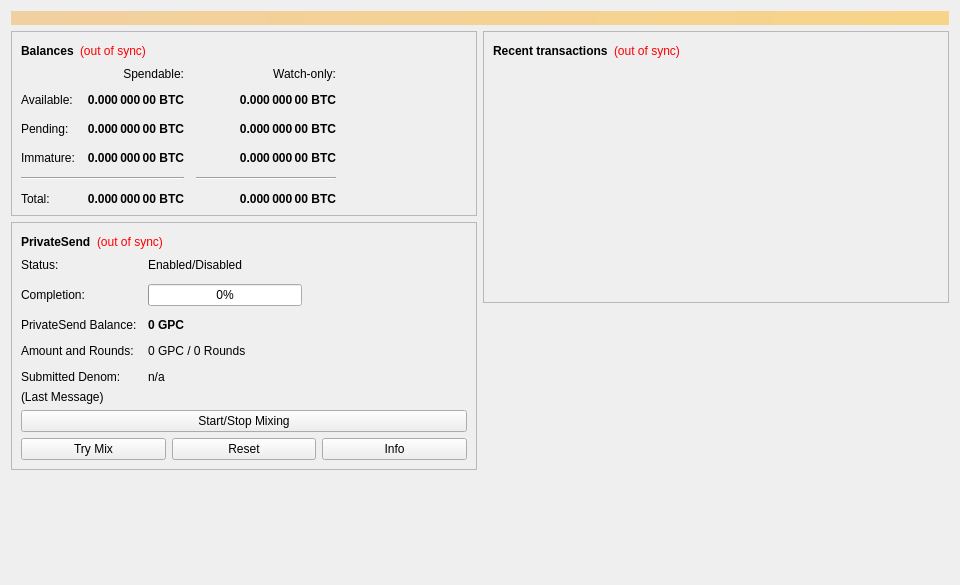
<?xml version="1.0" encoding="UTF-8"?>
<ui version="4.0">
 <class>OverviewPage</class>
 <widget class="QWidget" name="OverviewPage">
  <property name="geometry">
   <rect>
    <x>0</x>
    <y>0</y>
    <width>960</width>
    <height>585</height>
   </rect>
  </property>
  <property name="minimumSize">
   <size>
    <width>960</width>
    <height>0</height>
   </size>
  </property>
  <property name="windowTitle">
   <string>Form</string>
  </property>
  <layout class="QVBoxLayout" name="topLayout">
   <item>
    <widget class="QLabel" name="labelAlerts">
     <property name="visible">
      <bool>false</bool>
     </property>
     <property name="styleSheet">
      <string notr="true">background-color: qlineargradient(x1: 0, y1: 0, x2: 1, y2: 0, stop:0 #F0D0A0, stop:1 #F8D488); color:#000000;</string>
     </property>
     <property name="wordWrap">
      <bool>true</bool>
     </property>
     <property name="margin">
      <number>3</number>
     </property>
    </widget>
   </item>
   <item>
    <layout class="QHBoxLayout" name="horizontalLayout" stretch="1,1">
     <item>
      <layout class="QVBoxLayout" name="verticalLayout_2">
       <item>
        <widget class="QFrame" name="frame">
         <property name="frameShape">
          <enum>QFrame::StyledPanel</enum>
         </property>
         <property name="frameShadow">
          <enum>QFrame::Raised</enum>
         </property>
         <layout class="QVBoxLayout" name="verticalLayout_4">
          <item>
           <layout class="QHBoxLayout" name="horizontalLayout_4">
            <item>
             <widget class="QLabel" name="label_5">
              <property name="font">
               <font>
                <weight>75</weight>
                <bold>true</bold>
               </font>
              </property>
              <property name="text">
               <string>Balances</string>
              </property>
             </widget>
            </item>
            <item>
             <widget class="QLabel" name="labelWalletStatus">
              <property name="toolTip">
               <string>The displayed information may be out of date. Your wallet automatically synchronizes with the Gupcoin network after a connection is established, but this process has not completed yet.</string>
              </property>
              <property name="styleSheet">
               <string notr="true">QLabel { color: red; }</string>
              </property>
              <property name="text">
               <string notr="true">(out of sync)</string>
              </property>
              <property name="alignment">
               <set>Qt::AlignLeading|Qt::AlignLeft|Qt::AlignVCenter</set>
              </property>
             </widget>
            </item>
            <item>
             <spacer name="horizontalSpacer_3">
              <property name="orientation">
               <enum>Qt::Horizontal</enum>
              </property>
              <property name="sizeHint" stdset="0">
               <size>
                <width>40</width>
                <height>20</height>
               </size>
              </property>
             </spacer>
            </item>
           </layout>
          </item>
          <item>
           <layout class="QGridLayout" name="gridLayout">
            <property name="spacing">
             <number>12</number>
            </property>
            <item row="2" column="2">
             <widget class="QLabel" name="labelWatchPending">
              <property name="font">
               <font>
                <weight>75</weight>
                <bold>true</bold>
               </font>
              </property>
              <property name="cursor">
               <cursorShape>IBeamCursor</cursorShape>
              </property>
              <property name="toolTip">
               <string>Unconfirmed transactions to watch-only addresses</string>
              </property>
              <property name="text">
               <string notr="true">0.000 000 00 BTC</string>
              </property>
              <property name="alignment">
               <set>Qt::AlignRight|Qt::AlignTrailing|Qt::AlignVCenter</set>
              </property>
              <property name="textInteractionFlags">
               <set>Qt::LinksAccessibleByMouse|Qt::TextSelectableByKeyboard|Qt::TextSelectableByMouse</set>
              </property>
             </widget>
            </item>
            <item row="2" column="1">
             <widget class="QLabel" name="labelUnconfirmed">
              <property name="font">
               <font>
                <weight>75</weight>
                <bold>true</bold>
               </font>
              </property>
              <property name="cursor">
               <cursorShape>IBeamCursor</cursorShape>
              </property>
              <property name="toolTip">
               <string>Total of transactions that have yet to be confirmed, and do not yet count toward the spendable balance</string>
              </property>
              <property name="text">
               <string notr="true">0.000 000 00 BTC</string>
              </property>
              <property name="alignment">
               <set>Qt::AlignRight|Qt::AlignTrailing|Qt::AlignVCenter</set>
              </property>
              <property name="textInteractionFlags">
               <set>Qt::LinksAccessibleByMouse|Qt::TextSelectableByKeyboard|Qt::TextSelectableByMouse</set>
              </property>
             </widget>
            </item>
            <item row="3" column="2">
             <widget class="QLabel" name="labelWatchImmature">
              <property name="font">
               <font>
                <weight>75</weight>
                <bold>true</bold>
               </font>
              </property>
              <property name="cursor">
               <cursorShape>IBeamCursor</cursorShape>
              </property>
              <property name="toolTip">
               <string>Mined balance in watch-only addresses that has not yet matured</string>
              </property>
              <property name="text">
               <string notr="true">0.000 000 00 BTC</string>
              </property>
              <property name="alignment">
               <set>Qt::AlignRight|Qt::AlignTrailing|Qt::AlignVCenter</set>
              </property>
              <property name="textInteractionFlags">
               <set>Qt::LinksAccessibleByMouse|Qt::TextSelectableByKeyboard|Qt::TextSelectableByMouse</set>
              </property>
             </widget>
            </item>
            <item row="4" column="0" colspan="2">
             <widget class="Line" name="lineSpendableBalance">
              <property name="orientation">
               <enum>Qt::Horizontal</enum>
              </property>
             </widget>
            </item>
            <item row="4" column="2">
             <widget class="Line" name="lineWatchBalance">
              <property name="sizePolicy">
               <sizepolicy hsizetype="Preferred" vsizetype="Fixed">
                <horstretch>0</horstretch>
                <verstretch>0</verstretch>
               </sizepolicy>
              </property>
              <property name="minimumSize">
               <size>
                <width>140</width>
                <height>0</height>
               </size>
              </property>
              <property name="orientation">
               <enum>Qt::Horizontal</enum>
              </property>
             </widget>
            </item>
            <item row="5" column="0">
             <widget class="QLabel" name="labelTotalText">
              <property name="text">
               <string>Total:</string>
              </property>
             </widget>
            </item>
            <item row="3" column="1">
             <widget class="QLabel" name="labelImmature">
              <property name="font">
               <font>
                <weight>75</weight>
                <bold>true</bold>
               </font>
              </property>
              <property name="cursor">
               <cursorShape>IBeamCursor</cursorShape>
              </property>
              <property name="toolTip">
               <string>Mined balance that has not yet matured</string>
              </property>
              <property name="text">
               <string notr="true">0.000 000 00 BTC</string>
              </property>
              <property name="alignment">
               <set>Qt::AlignRight|Qt::AlignTrailing|Qt::AlignVCenter</set>
              </property>
              <property name="textInteractionFlags">
               <set>Qt::LinksAccessibleByMouse|Qt::TextSelectableByKeyboard|Qt::TextSelectableByMouse</set>
              </property>
             </widget>
            </item>
            <item row="2" column="3">
             <spacer name="horizontalSpacer_2">
              <property name="orientation">
               <enum>Qt::Horizontal</enum>
              </property>
              <property name="sizeHint" stdset="0">
               <size>
                <width>40</width>
                <height>20</height>
               </size>
              </property>
             </spacer>
            </item>
            <item row="3" column="0">
             <widget class="QLabel" name="labelImmatureText">
              <property name="text">
               <string>Immature:</string>
              </property>
             </widget>
            </item>
            <item row="5" column="1">
             <widget class="QLabel" name="labelTotal">
              <property name="font">
               <font>
                <weight>75</weight>
                <bold>true</bold>
               </font>
              </property>
              <property name="cursor">
               <cursorShape>IBeamCursor</cursorShape>
              </property>
              <property name="toolTip">
               <string>Your current total balance</string>
              </property>
              <property name="text">
               <string notr="true">0.000 000 00 BTC</string>
              </property>
              <property name="alignment">
               <set>Qt::AlignRight|Qt::AlignTrailing|Qt::AlignVCenter</set>
              </property>
              <property name="textInteractionFlags">
               <set>Qt::LinksAccessibleByMouse|Qt::TextSelectableByKeyboard|Qt::TextSelectableByMouse</set>
              </property>
             </widget>
            </item>
            <item row="5" column="2">
             <widget class="QLabel" name="labelWatchTotal">
              <property name="font">
               <font>
                <weight>75</weight>
                <bold>true</bold>
               </font>
              </property>
              <property name="cursor">
               <cursorShape>IBeamCursor</cursorShape>
              </property>
              <property name="toolTip">
               <string>Current total balance in watch-only addresses</string>
              </property>
              <property name="text">
               <string notr="true">0.000 000 00 BTC</string>
              </property>
              <property name="alignment">
               <set>Qt::AlignRight|Qt::AlignTrailing|Qt::AlignVCenter</set>
              </property>
              <property name="textInteractionFlags">
               <set>Qt::LinksAccessibleByMouse|Qt::TextSelectableByKeyboard|Qt::TextSelectableByMouse</set>
              </property>
             </widget>
            </item>
            <item row="0" column="2">
             <widget class="QLabel" name="labelWatchonly">
              <property name="text">
               <string>Watch-only:</string>
              </property>
              <property name="alignment">
               <set>Qt::AlignRight|Qt::AlignTrailing|Qt::AlignVCenter</set>
              </property>
             </widget>
            </item>
            <item row="1" column="0">
             <widget class="QLabel" name="labelBalanceText">
              <property name="text">
               <string>Available:</string>
              </property>
             </widget>
            </item>
            <item row="1" column="1">
             <widget class="QLabel" name="labelBalance">
              <property name="font">
               <font>
                <weight>75</weight>
                <bold>true</bold>
               </font>
              </property>
              <property name="cursor">
               <cursorShape>IBeamCursor</cursorShape>
              </property>
              <property name="toolTip">
               <string>Your current spendable balance</string>
              </property>
              <property name="text">
               <string notr="true">0.000 000 00 BTC</string>
              </property>
              <property name="alignment">
               <set>Qt::AlignRight|Qt::AlignTrailing|Qt::AlignVCenter</set>
              </property>
              <property name="textInteractionFlags">
               <set>Qt::LinksAccessibleByMouse|Qt::TextSelectableByKeyboard|Qt::TextSelectableByMouse</set>
              </property>
             </widget>
            </item>
            <item row="1" column="2">
             <widget class="QLabel" name="labelWatchAvailable">
              <property name="font">
               <font>
                <weight>75</weight>
                <bold>true</bold>
               </font>
              </property>
              <property name="cursor">
               <cursorShape>IBeamCursor</cursorShape>
              </property>
              <property name="toolTip">
               <string>Your current balance in watch-only addresses</string>
              </property>
              <property name="text">
               <string notr="true">0.000 000 00 BTC</string>
              </property>
              <property name="alignment">
               <set>Qt::AlignRight|Qt::AlignTrailing|Qt::AlignVCenter</set>
              </property>
              <property name="textInteractionFlags">
               <set>Qt::LinksAccessibleByMouse|Qt::TextSelectableByKeyboard|Qt::TextSelectableByMouse</set>
              </property>
             </widget>
            </item>
            <item row="2" column="0">
             <widget class="QLabel" name="labelPendingText">
              <property name="text">
               <string>Pending:</string>
              </property>
             </widget>
            </item>
            <item row="0" column="1">
             <widget class="QLabel" name="labelSpendable">
              <property name="text">
               <string>Spendable:</string>
              </property>
              <property name="alignment">
               <set>Qt::AlignRight|Qt::AlignTrailing|Qt::AlignVCenter</set>
              </property>
             </widget>
            </item>
           </layout>
          </item>
         </layout>
        </widget>
       </item>
       <item>
        <widget class="QFrame" name="framePrivateSend">
         <property name="layoutDirection">
          <enum>Qt::LeftToRight</enum>
         </property>
         <property name="frameShape">
          <enum>QFrame::StyledPanel</enum>
         </property>
         <property name="frameShadow">
          <enum>QFrame::Raised</enum>
         </property>
         <layout class="QVBoxLayout" name="VerticalLayout_PS1">
          <item>
           <layout class="QHBoxLayout" name="horizontalLayout_5">
            <item>
             <widget class="QLabel" name="labelPrivateSendHeader">
              <property name="font">
               <font>
                <weight>75</weight>
                <bold>true</bold>
               </font>
              </property>
              <property name="text">
               <string>PrivateSend</string>
              </property>
             </widget>
            </item>
            <item>
             <widget class="QLabel" name="labelPrivateSendSyncStatus">
              <property name="toolTip">
               <string>The displayed information may be out of date. Your wallet automatically synchronizes with the Gupcoin network after a connection is established, but this process has not completed yet.</string>
              </property>
              <property name="styleSheet">
               <string notr="true">QLabel { color: red; }</string>
              </property>
              <property name="text">
               <string notr="true">(out of sync)</string>
              </property>
              <property name="alignment">
               <set>Qt::AlignLeading|Qt::AlignLeft|Qt::AlignVCenter</set>
              </property>
             </widget>
            </item>
            <item>
             <spacer name="horizontalSpacer_4">
              <property name="orientation">
               <enum>Qt::Horizontal</enum>
              </property>
              <property name="sizeHint" stdset="0">
               <size>
                <width>40</width>
                <height>20</height>
               </size>
              </property>
             </spacer>
            </item>
           </layout>
          </item>
          <item>
           <layout class="QFormLayout" name="privateSendFormLayout">
            <property name="fieldGrowthPolicy">
             <enum>QFormLayout::AllNonFixedFieldsGrow</enum>
            </property>
            <property name="horizontalSpacing">
             <number>11</number>
            </property>
            <property name="verticalSpacing">
             <number>12</number>
            </property>
            <item row="0" column="0">
             <widget class="QLabel" name="labelPrivateSendEnabledText">
              <property name="text">
               <string>Status:</string>
              </property>
             </widget>
            </item>
            <item row="0" column="1">
             <widget class="QLabel" name="labelPrivateSendEnabled">
              <property name="text">
               <string>Enabled/Disabled</string>
              </property>
             </widget>
            </item>
            <item row="1" column="0">
             <widget class="QLabel" name="labelCompletitionText">
              <property name="text">
               <string>Completion:</string>
              </property>
             </widget>
            </item>
            <item row="1" column="1">
             <widget class="QProgressBar" name="privateSendProgress">
              <property name="maximumSize">
               <size>
                <width>154</width>
                <height>16777215</height>
               </size>
              </property>
              <property name="value">
               <number>0</number>
              </property>
             </widget>
            </item>
            <item row="2" column="0">
             <widget class="QLabel" name="labelAnonymizedText">
              <property name="text">
               <string>PrivateSend Balance:</string>
              </property>
             </widget>
            </item>
            <item row="2" column="1">
             <widget class="QLabel" name="labelAnonymized">
              <property name="font">
               <font>
                <weight>75</weight>
                <bold>true</bold>
               </font>
              </property>
              <property name="text">
               <string notr="true">0 GPC</string>
              </property>
             </widget>
            </item>
            <item row="3" column="0">
             <widget class="QLabel" name="labelAmountAndRoundsText">
              <property name="text">
               <string>Amount and Rounds:</string>
              </property>
             </widget>
            </item>
            <item row="3" column="1">
             <widget class="QLabel" name="labelAmountRounds">
              <property name="text">
               <string>0 GPC / 0 Rounds</string>
              </property>
             </widget>
            </item>
            <item row="4" column="0">
             <widget class="QLabel" name="labelSubmittedDenomText">
              <property name="text">
               <string>Submitted Denom:</string>
              </property>
             </widget>
            </item>
            <item row="4" column="1">
             <widget class="QLabel" name="labelSubmittedDenom">
              <property name="toolTip">
               <string>The denominations you submitted to the Masternode.&lt;br&gt;To mix, other users must submit the exact same denominations.</string>
              </property>
              <property name="text">
               <string>n/a</string>
              </property>
             </widget>
            </item>
           </layout>
          </item>
          <item>
           <layout class="QVBoxLayout" name="VerticalLayout_PS">
            <item>
             <widget class="QLabel" name="labelPrivateSendLastMessage">
              <property name="text">
               <string>(Last Message)</string>
              </property>
              <property name="alignment">
               <set>Qt::AlignLeading|Qt::AlignLeft|Qt::AlignTop</set>
              </property>
              <property name="wordWrap">
               <bool>true</bool>
              </property>
             </widget>
            </item>
            <item>
             <widget class="QPushButton" name="togglePrivateSend">
              <property name="sizePolicy">
               <sizepolicy hsizetype="MinimumExpanding" vsizetype="Fixed">
                <horstretch>0</horstretch>
                <verstretch>0</verstretch>
               </sizepolicy>
              </property>
              <property name="text">
               <string>Start/Stop Mixing</string>
              </property>
             </widget>
            </item>
            <item>
             <layout class="QHBoxLayout" name="horizontalLayout_debugbuttons">
              <item>
               <widget class="QPushButton" name="privateSendAuto">
                <property name="sizePolicy">
                 <sizepolicy hsizetype="MinimumExpanding" vsizetype="Fixed">
                  <horstretch>0</horstretch>
                  <verstretch>0</verstretch>
                 </sizepolicy>
                </property>
                <property name="toolTip">
                 <string>Try to manually submit a PrivateSend request.</string>
                </property>
                <property name="text">
                 <string>Try Mix</string>
                </property>
               </widget>
              </item>
              <item>
               <widget class="QPushButton" name="privateSendReset">
                <property name="sizePolicy">
                 <sizepolicy hsizetype="MinimumExpanding" vsizetype="Fixed">
                  <horstretch>0</horstretch>
                  <verstretch>0</verstretch>
                 </sizepolicy>
                </property>
                <property name="toolTip">
                 <string>Reset the current status of PrivateSend (can interrupt PrivateSend if it's in the process of Mixing, which can cost you money!)</string>
                </property>
                <property name="autoFillBackground">
                 <bool>false</bool>
                </property>
                <property name="text">
                 <string>Reset</string>
                </property>
               </widget>
              </item>
              <item>
               <widget class="QPushButton" name="privateSendInfo">
                <property name="sizePolicy">
                 <sizepolicy hsizetype="MinimumExpanding" vsizetype="Fixed">
                  <horstretch>0</horstretch>
                  <verstretch>0</verstretch>
                 </sizepolicy>
                </property>
                <property name="toolTip">
                 <string>Information about PrivateSend and Mixing</string>
                </property>
                <property name="text">
                 <string>Info</string>
                </property>
               </widget>
              </item>
             </layout>
            </item>
           </layout>
          </item>
         </layout>
        </widget>
       </item>
       <item>
        <spacer name="verticalSpacer">
         <property name="orientation">
          <enum>Qt::Vertical</enum>
         </property>
         <property name="sizeHint" stdset="0">
          <size>
           <width>20</width>
           <height>40</height>
          </size>
         </property>
        </spacer>
       </item>
      </layout>
     </item>
     <item>
      <layout class="QVBoxLayout" name="verticalLayout_3">
       <item>
        <widget class="QFrame" name="frame_2">
         <property name="frameShape">
          <enum>QFrame::StyledPanel</enum>
         </property>
         <property name="frameShadow">
          <enum>QFrame::Raised</enum>
         </property>
         <layout class="QVBoxLayout" name="verticalLayout">
          <item>
           <layout class="QHBoxLayout" name="horizontalLayout_2">
            <item>
             <widget class="QLabel" name="label_4">
              <property name="font">
               <font>
                <weight>75</weight>
                <bold>true</bold>
               </font>
              </property>
              <property name="text">
               <string>Recent transactions</string>
              </property>
             </widget>
            </item>
            <item>
             <widget class="QLabel" name="labelTransactionsStatus">
              <property name="toolTip">
               <string>The displayed information may be out of date. Your wallet automatically synchronizes with the Gupcoin network after a connection is established, but this process has not completed yet.</string>
              </property>
              <property name="styleSheet">
               <string notr="true">QLabel { color: red; }</string>
              </property>
              <property name="text">
               <string notr="true">(out of sync)</string>
              </property>
              <property name="alignment">
               <set>Qt::AlignLeading|Qt::AlignLeft|Qt::AlignVCenter</set>
              </property>
             </widget>
            </item>
            <item>
             <spacer name="horizontalSpacer">
              <property name="orientation">
               <enum>Qt::Horizontal</enum>
              </property>
              <property name="sizeHint" stdset="0">
               <size>
                <width>40</width>
                <height>20</height>
               </size>
              </property>
             </spacer>
            </item>
           </layout>
          </item>
          <item>
           <widget class="QListView" name="listTransactions">
            <property name="styleSheet">
             <string notr="true">QListView { background: transparent; }</string>
            </property>
            <property name="frameShape">
             <enum>QFrame::NoFrame</enum>
            </property>
            <property name="verticalScrollBarPolicy">
             <enum>Qt::ScrollBarAlwaysOff</enum>
            </property>
            <property name="horizontalScrollBarPolicy">
             <enum>Qt::ScrollBarAlwaysOff</enum>
            </property>
            <property name="selectionMode">
             <enum>QAbstractItemView::NoSelection</enum>
            </property>
           </widget>
          </item>
         </layout>
        </widget>
       </item>
       <item>
        <spacer name="verticalSpacer_2">
         <property name="orientation">
          <enum>Qt::Vertical</enum>
         </property>
         <property name="sizeHint" stdset="0">
          <size>
           <width>20</width>
           <height>40</height>
          </size>
         </property>
        </spacer>
       </item>
      </layout>
     </item>
    </layout>
   </item>
  </layout>
 </widget>
 <resources/>
 <connections/>
</ui>
